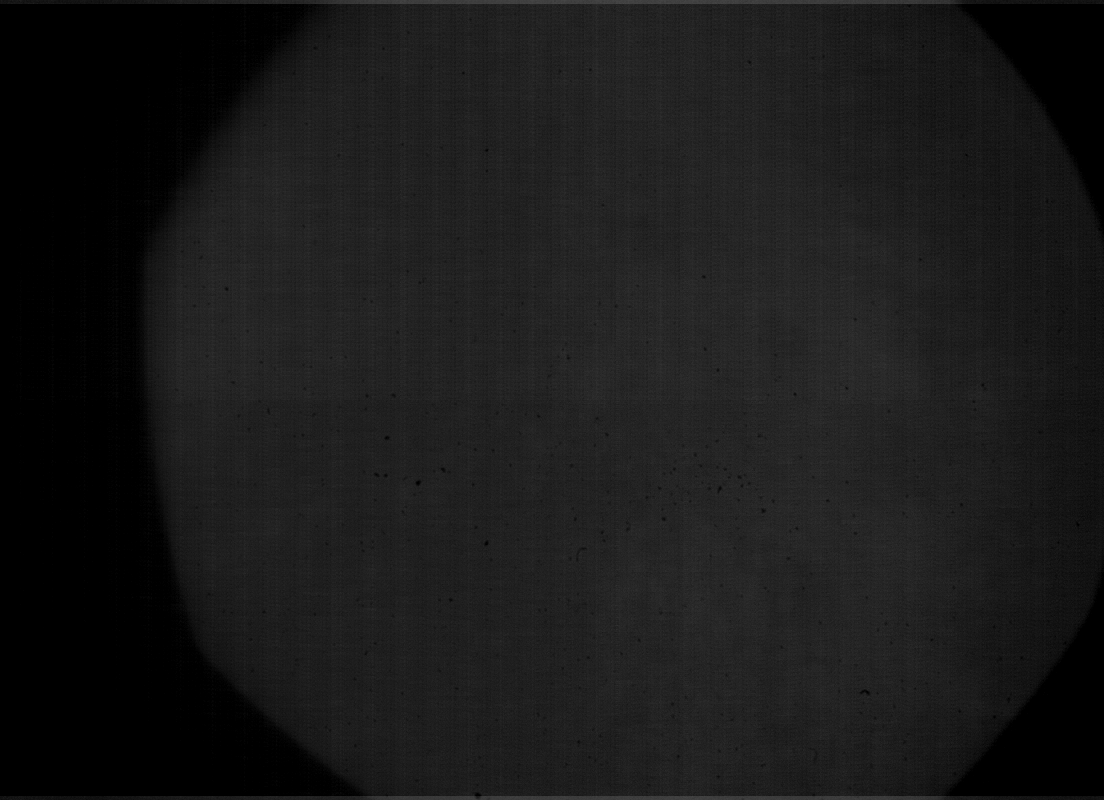
#> input picture noiseSamples/r3pre.bmp, 1104 x 800 px; its folder holds only this picture in this run
$ python noiseExtractor.py
#> lines starting #> are read from the running program, lines starting #| are printed output that depends on the picture

import numpy as np
from scipy import fftpack
import matplotlib.pyplot as plt
import argparse
import os
import skimage
from PIL import Image
from skimage.transform import AffineTransform, warp
import cv2
import glob as glob
import matplotlib.patches as patches
import yaml


# [9 lines left out: function standardize, not called in this run]

class getter:
    def __init__(self,ax,fig):

        self.numClicks = 0
        self.x = [0,0]
        self.y = [0,0]
        self.ax = ax
        self.fig = fig
        self.figsize = fig.get_size_inches()*fig.dpi
        self.rect = patches.Rectangle((1,1),0,0,linewidth=1,edgecolor='r',facecolor='none')
        self.ax.add_patch(self.rect)
        self.fig.canvas.mpl_connect('button_press_event',self.click)
        self.fig.canvas.mpl_connect('motion_notify_event',self.move)
        #print(self.figsize)

    # [34 lines left out: functions click, move, boxZero, not called in this run]

def extractNoise(image,boxSize):
    imShape = image.shape
    r = imShape[0]
    c = imShape[1]

    if len(imShape) >2:
        image = image[:,:,1]

    imgF = fftpack.fft2(image)
    imgFS = fftpack.fftshift(imgF)
    noiseSF = boxZero(imgFS,boxSize)
    noiseF = fftpack.ifftshift(noiseSF)
    noise = fftpack.ifft2(noiseF)
    noiseR = np.real(noise)
    return noiseR

# [18 lines left out: functions skewImage, rgb2gray, not called in this run]

def noiseExtractorLocal():
    with open(configName,'r') as ymlfile:
        cfg = yaml.safe_load(ymlfile)


# [78 lines left out: function noiseExtractor, not called in this run]
        #plt.imshow(im)
        #plt.show()


if __name__  == "__main__":
    parser = argparse.ArgumentParser()
    parser.add_argument("filepath",nargs='?',type = str, default='noiseSamples', help='name of the folder to extract noise from')
    parser.add_argument("setbox",nargs='?',type =str, default="y", help="y to manually set crop size")
    args= parser.parse_args()

    filepath = args.filepath
    doCrop = args.setbox
    paths = glob.glob(filepath+'/*.bmp')

    #(vfilepath,vfilename)=os.path.split(args.videofilenamepath)
    iterator = 1
    print(paths)
    for path in paths:


        image = skimage.img_as_float(plt.imread(path))
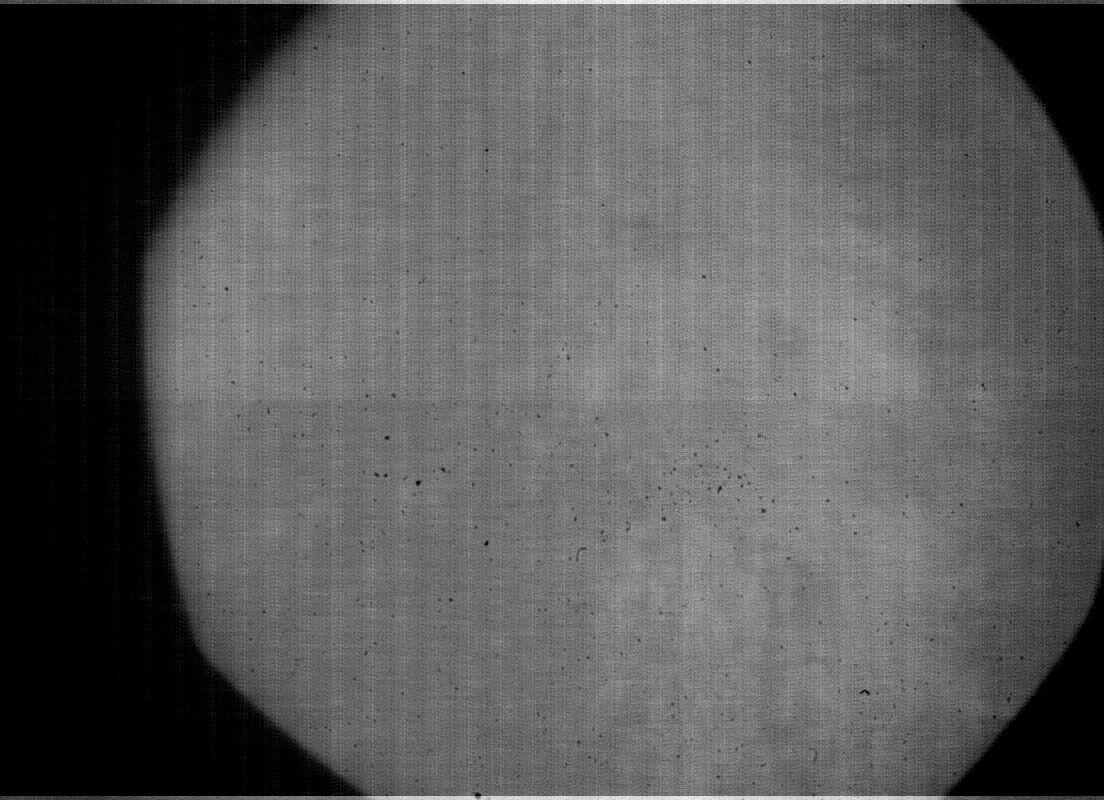
#> image: shape (800, 1104) float64; min 0, max 0.282, mean 0.0987; drawn with min black and max white
        dims = image.shape
#> dims = (800, 1104)
        if doCrop == "y":
            if iterator == 1:

                #fig.canvas.mpl_connect('button_press_event',onclick)
                fig,ax = plt.subplots()
                imgplot = ax.imshow(image)
                getter1 = getter(ax,fig)
                plt.show()
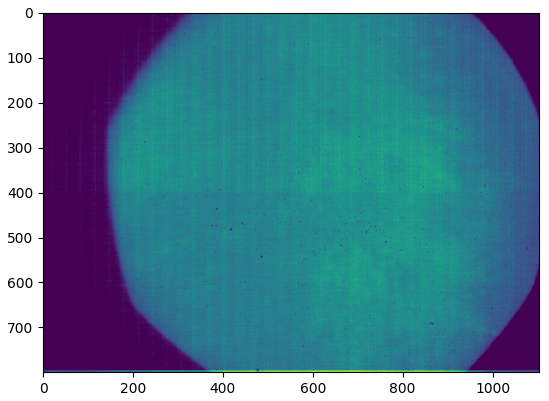
#> figure drawn by matplotlib, 1 panel

                x = getter1.x
                y = getter1.y

                x.sort()
                y.sort()


                for i in range(0,len(x)):
                    x[i] = int(x[i])

                for i in range(0,len(y)):
                    y[i] = int(y[i])
                first = 0
        else:

            x = [0,dims[0]]
            y = [0,dims[1]]
        if len(dims)>2:
            image = rgb2gray(image)
        croppedImg = image[y[0]:y[1],x[0]:x[1]]
#> croppedImg = empty array
        #image = standardize(croppedImg)
        image = croppedImg
#> image = empty array
        #plt.imshow(image)
        #plt.show()


        #print(image)
        noise = extractNoise(image,100)
#> (the run stopped early here; a loop or call above may not have finished)

$ run again, on noiseSamples/r4_0381.bmp
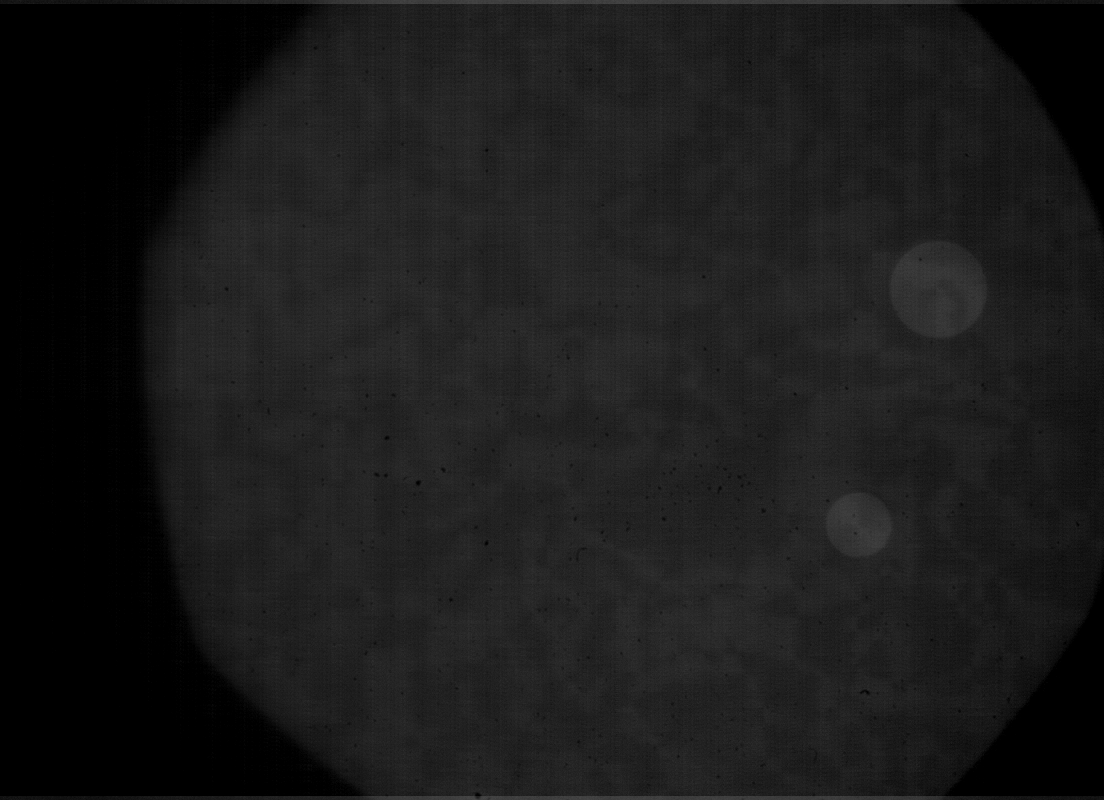
#> input picture noiseSamples/r4_0381.bmp, 1104 x 800 px
#> `image = skimage.img_as_float(plt.imread(path))`:
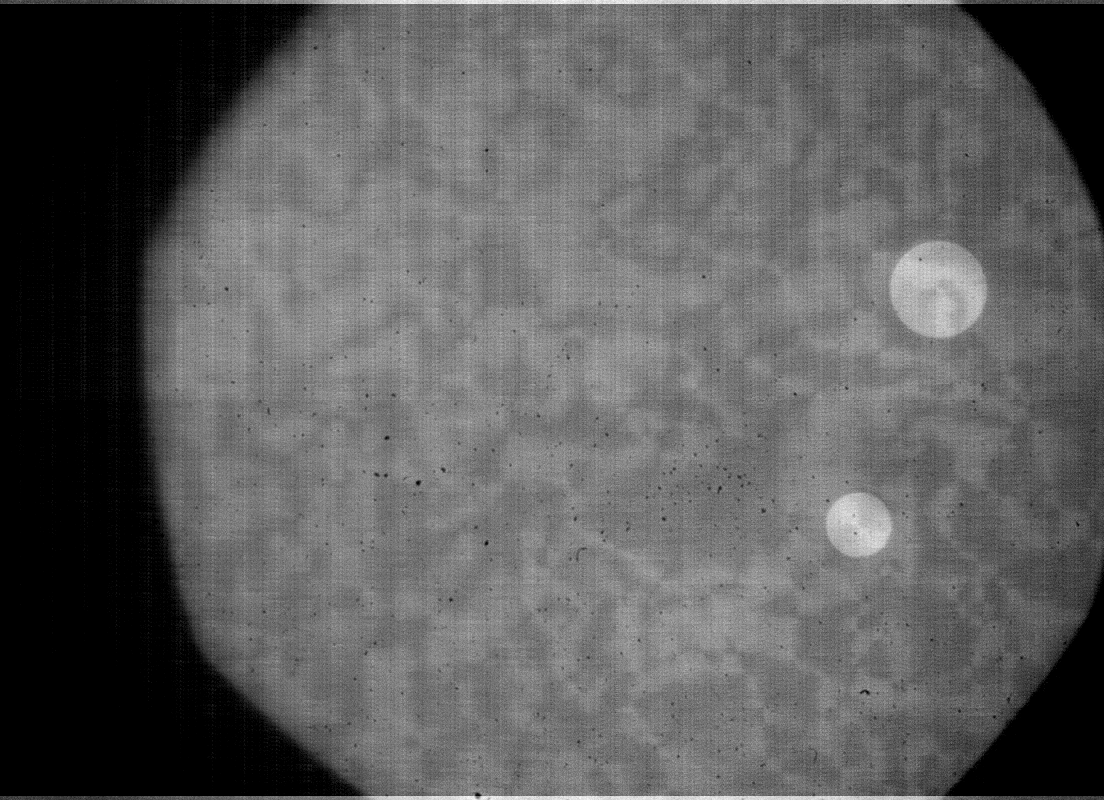
#> image: shape (800, 1104) float64; min 0, max 0.282, mean 0.102; drawn with min black and max white
#> `plt.show()`:
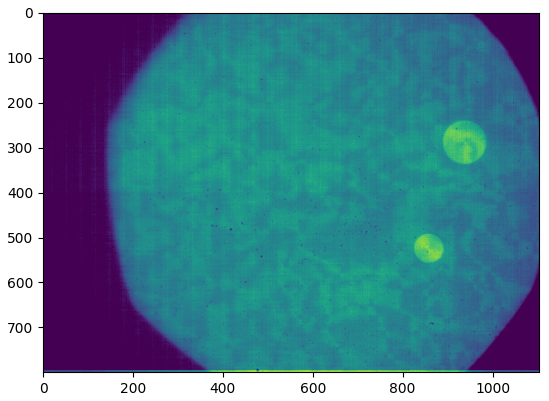
#> figure drawn by matplotlib, 1 panel
#> croppedImg = empty array
